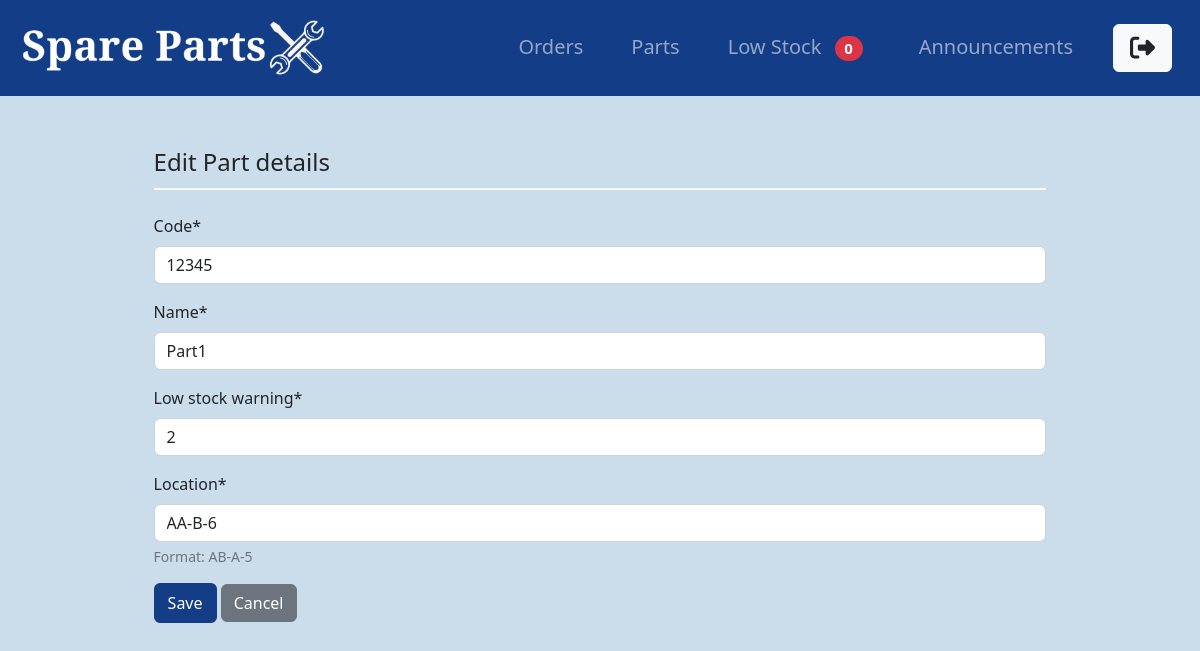
The page /parts/part/1/update/ (signed in) on the database as committed earlier.
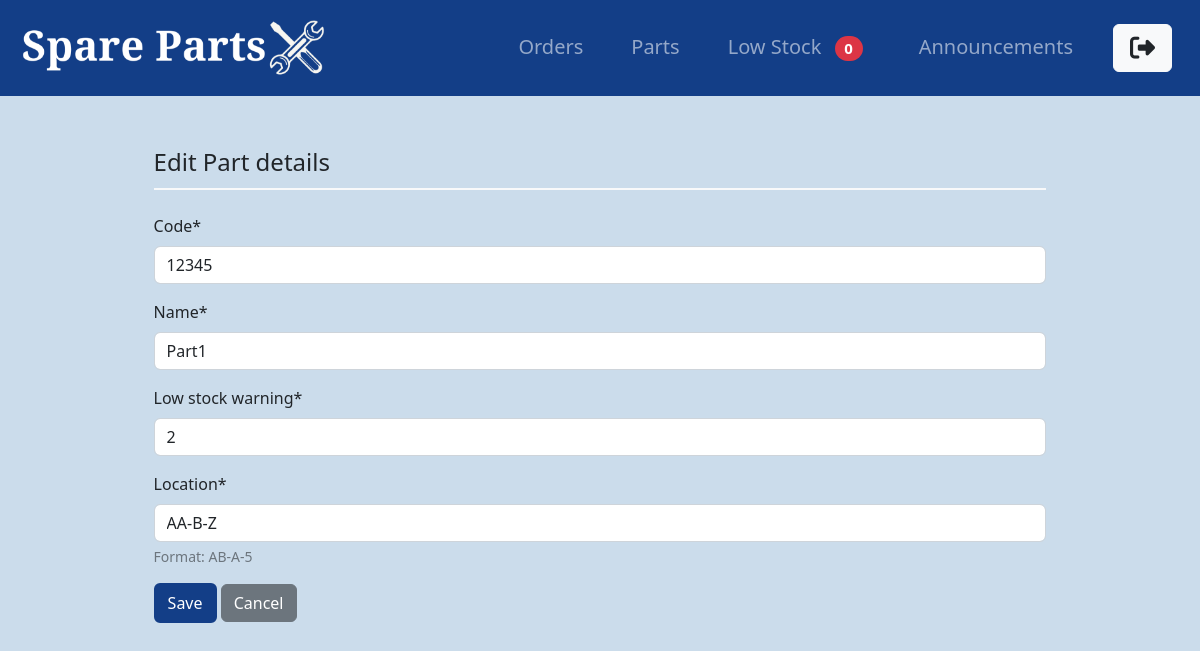
The same page on the database as committed later.
### parts/models.py (models this page shows, shortened)
class Part(models.Model):
    code = models.CharField(max_length=50, unique=True)
    name = models.CharField(max_length=100)
    num_in_stock = models.PositiveIntegerField(default=0)
    low_stock_warning = models.PositiveIntegerField(default=0)
    location = models.CharField(max_length=10, help_text="Format: AB-A-5")

### parts/views.py (the view, shortened to what this page needs)
# urls.py: path('part/<int:pk>/update/', PartUpdateView.as_view(), name='part-update'),
class PartUpdateView(LoginRequiredMixin, UserPassesTestMixin, UpdateView):
    model = Part
    fields=['code', 'name', 'low_stock_warning', 'location']
    def test_func(self):
        return self.request.user.profile.user_group == 'store_manager'

### parts/context_processors.py (called while the page is built)
def low_stock_count(request):
    count = Part.objects.filter(num_in_stock__lte=F('low_stock_warning')).count()
    return {'low_stock_count': count}

### parts/templates/parts/part_form.html (shortened to what this page needs)
{% extends "parts/base.html" %}
{% load crispy_forms_tags %}
{% block content %}
    <div class="content-section mx-auto pb-5" style="width: 80%;">
        <form method="POST">
            <fieldset class="form-group">
                <legend class="border-bottom border-light border-2 mb-4 pb-2">
                    {% if object.id %}
                        Edit Part details
                    {% else %}
                        Create new Part
                    {% endif %}
                </legend>
                {{ form|crispy }}
            </fieldset>
            <div class="form-group">
                <button class="btn btn-light-bg" type="submit">Save</button>
                {% if object.id %}
                <a href="{% url 'part-detail' object.id %}" class="btn btn-secondary">Cancel</a>
                {% else %}
                    <a href="{% url 'parts-list' %}" class="btn btn-secondary">Cancel</a>
                {% endif %}
            </div>
        </form>
    </div>
{% endblock content %}

Rows that differ between the two databases and show on the page:
changed Part "Part1": location "AA-B-6" → "AA-B-Z"
